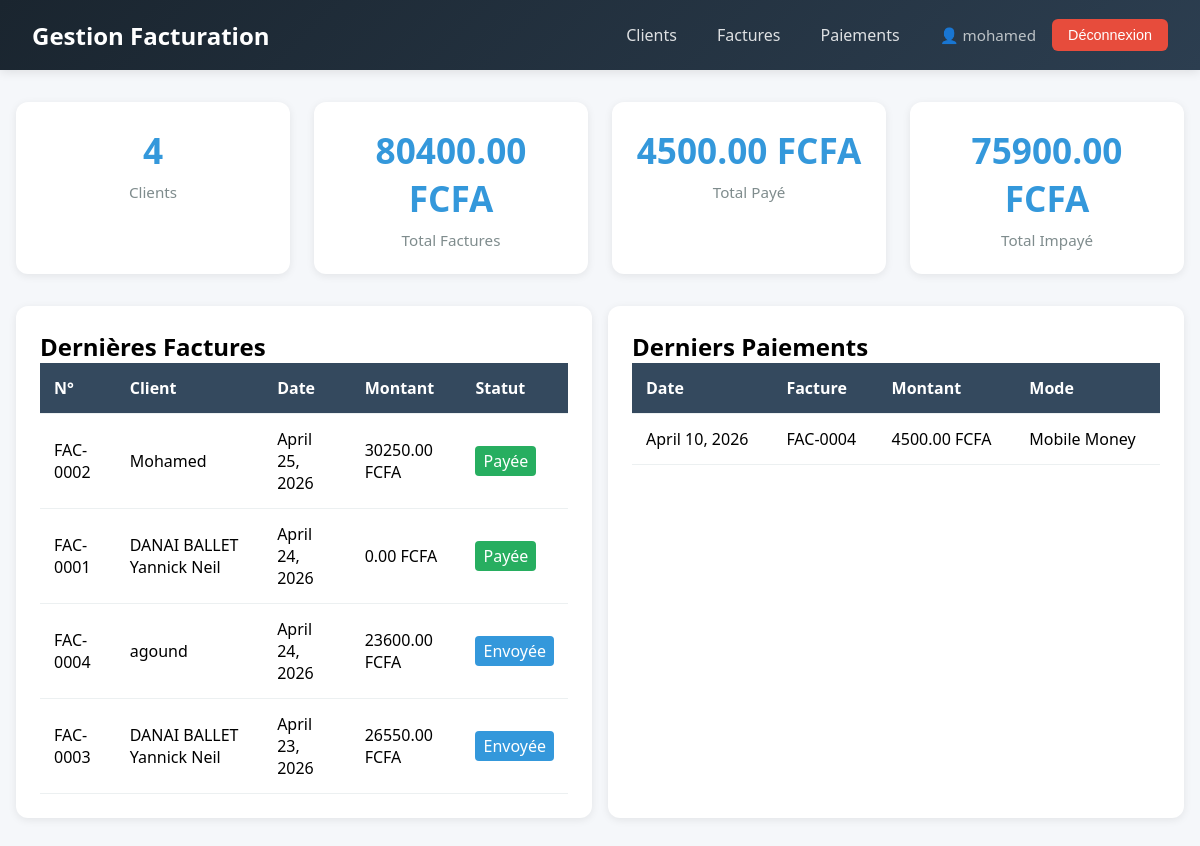
The app's page / (signed in), older data.
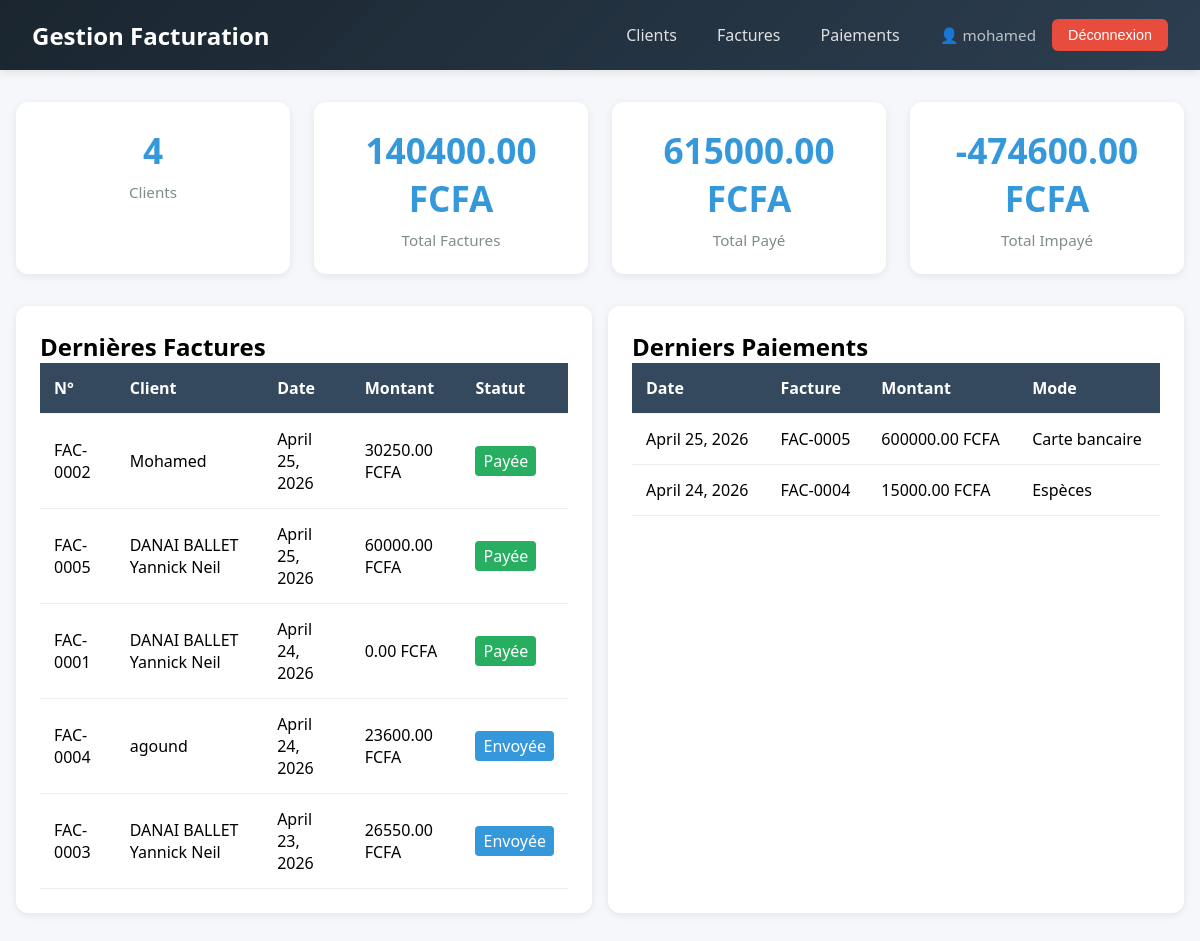
The same page, newer data.
### factures/models.py (models this page shows, shortened)
class Facture(models.Model):
    STATUTS = [
        ('brouillon', 'Brouillon'),
        ('envoyee',   'Envoyée'),
        ('payee',     'Payée'),
    ]
    client        = models.ForeignKey(Client, on_delete=models.CASCADE)
    date          = models.DateField()
    statut        = models.CharField(max_length=20, choices=STATUTS, default='brouillon')
    montant_ht    = models.DecimalField(max_digits=12, decimal_places=2, default=0)
    taux_tva      = models.DecimalField(max_digits=5,  decimal_places=2, default=18)
    montant_tva   = models.DecimalField(max_digits=12, decimal_places=2, default=0)
    montant_total = models.DecimalField(max_digits=12, decimal_places=2, default=0)
    @property
    def solde_restant(self):
        total_paye = sum(p.montant for p in self.paiement_set.all())
        return self.montant_total - total_paye

### clients/models.py (models this page shows, shortened)
class Client(models.Model):
    nom       = models.CharField(max_length=200)
    email     = models.EmailField(unique=True)
    telephone = models.CharField(max_length=20, blank=True)
    adresse   = models.TextField(blank=True)

### paiements/models.py (models this page shows, shortened)
class Paiement(models.Model):
    MODES = [
        ('especes',  'Espèces'),
        ('virement', 'Virement'),
        ('cheque',   'Chèque'),
        ('mobile',   'Mobile Money'),
        ('carte',    'Carte bancaire'),
    ]
    facture = models.ForeignKey(Facture, on_delete=models.CASCADE)
    montant = models.DecimalField(max_digits=12, decimal_places=2)
    date    = models.DateField()
    mode    = models.CharField(max_length=20, choices=MODES)

### config/urls.py (the view)
# urls.py: path('',           dashboard,                       name='dashboard'),
@login_required
def dashboard(request):
    factures  = Facture.objects.select_related('client').all()
    paiements = Paiement.objects.all()
    return render(request, 'dashboard.html', {
        'total_facture':      sum(f.montant_total for f in factures),
        'total_paye':         sum(p.montant for p in paiements),
        'total_impaye':       sum(f.solde_restant for f in factures),
        'nb_clients':         Client.objects.count(),
        'dernieres_factures': factures.order_by('-date')[:5],
        'derniers_paiements': paiements.order_by('-date')[:5],
    })

### templates/dashboard.html (shortened to what this page needs)
{% extends 'base.html' %}
{% block content %}
<div class="stats">
    <div class="stat-card">
        <h3>{{ nb_clients }}</h3>
        <p>Clients</p>
    </div>
    <div class="stat-card">
        <h3>{{ total_facture }} FCFA</h3>
        <p>Total Factures</p>
    </div>
    <div class="stat-card">
        <h3>{{ total_paye }} FCFA</h3>
        <p>Total Payé</p>
    </div>
    <div class="stat-card">
        <h3>{{ total_impaye }} FCFA</h3>
        <p>Total Impayé</p>
    </div>
</div>
<div style="display: grid; grid-template-columns: repeat(2, 1fr); gap: 1rem;">
    <div class="card">
        <h2>Dernières Factures</h2>
        <table>
            <thead>
                <tr>
                    <th>N°</th>
                    <th>Client</th>
                    <th>Date</th>
                    <th>Montant</th>
                    <th>Statut</th>
                </tr>
            </thead>
            <tbody>
                {% for facture in dernieres_factures %}
                <tr>
                    <td>FAC-{{ facture.pk|stringformat:"04d" }}</td>
                    <td>{{ facture.client.nom }}</td>
                    <td>{{ facture.date }}</td>
                    <td>{{ facture.montant_total }} FCFA</td>
                    <td>
                        <span style="padding: 0.25rem 0.5rem; border-radius: 4px;
                            {% if facture.statut == 'payee' %}background: #27ae60; color: white;
                            {% elif facture.statut == 'envoyee' %}background: #3498db; color: white;
                            {% else %}background: #95a5a6; color: white;{% endif %}">
                            {{ facture.get_statut_display }}
                        </span>
                    </td>
                </tr>
                {% empty %}
                <tr>
                    <td colspan="5" style="text-align: center;">Aucune facture</td>
                </tr>
                {% endfor %}
            </tbody>
        </table>
    </div>
    <div class="card">
        <h2>Derniers Paiements</h2>
        <table>
            <thead>
                <tr>
                    <th>Date</th>
                    <th>Facture</th>
                    <th>Montant</th>
                    <th>Mode</th>
                </tr>
            </thead>
            <tbody>
                {% for paiement in derniers_paiements %}
                <tr>
                    <td>{{ paiement.date }}</td>
                    <td>FAC-{{ paiement.facture.pk|stringformat:"04d" }}</td>
                    <td>{{ paiement.montant }} FCFA</td>
                    <td>{{ paiement.get_mode_display }}</td>
                </tr>
                {% empty %}
                <tr>
                    <td colspan="4" style="text-align: center;">Aucun paiement</td>
                </tr>
                {% endfor %}
            </tbody>
        </table>
    </div>
</div>
{% endblock %}

### templates/base.html (shortened to what this page needs)
<!DOCTYPE html>
<html lang="fr">
<head>
</head>
<body>
    <nav class="navbar">
        <div class="brand">Gestion Facturation</div>
        <div class="nav-links">
            <a href="{% url 'client_list' %}">Clients</a>
            <a href="{% url 'facture_list' %}">Factures</a>
            <a href="{% url 'paiement_list' %}">Paiements</a>
            <div class="user-info">
                {% if user.is_authenticated %}
                    <span class="user-name">👤 {{ user.username }}</span>
                    <form method="post" action="{% url 'logout' %}" style="display:inline;">
                        <button type="submit" class="btn-logout">
                            Déconnexion
                        </button>
                    </form>
                {% else %}
                    <a href="{% url 'login' %}" class="btn-login">Connexion</a>
                {% endif %}
            </div>
        </div>
    </nav>
    <div class="container">
        {% block content %}{% endblock %}
    </div>
</body>
</html>

### templates/base.html (style rules this page uses)
* { margin: 0; padding: 0; box-sizing: border-box; }
body { font-family: 'Segoe UI', Arial, sans-serif; background: #f5f7fa; }
.navbar { background: linear-gradient(135deg, #1a252f 0%, #2c3e50 100%); padding: 1rem 2rem; display: flex; justify-content: space-between; align-items: center; box-shadow: 0 2px 10px rgba(0,0,0,0.1); }
.navbar .brand { font-size: 1.5rem; font-weight: bold; color: white; }
.navbar .nav-links { display: flex; align-items: center; gap: 0.5rem; }
.navbar a { color: rgba(255,255,255,0.85); text-decoration: none; padding: 0.5rem 1rem; border-radius: 6px; transition: all 0.3s ease; font-weight: 500; }
.user-info { display: flex; align-items: center; gap: 1rem; margin-left: 1rem; }
.user-name { color: #bdc3c7; font-size: 0.95rem; }
.btn-logout { background: #e74c3c; color: white; border: none; padding: 0.5rem 1rem; border-radius: 6px; cursor: pointer; font-size: 0.9rem; font-weight: 500; display: inline-flex; align-items: center; gap: 0.5rem; transition: all 0.3s ease; text-decoration: none; }
.container { max-width: 1200px; margin: 2rem auto; padding: 0 1rem; }
.card { background: white; border-radius: 12px; padding: 1.5rem; margin-bottom: 1.5rem; box-shadow: 0 2px 8px rgba(0,0,0,0.08); }
table { width: 100%; border-collapse: collapse; }
th, td { padding: 14px; text-align: left; border-bottom: 1px solid #ecf0f1; }
th { background: #34495e; color: white; font-weight: 600; }
.stats { display: grid; grid-template-columns: repeat(auto-fit, minmax(220px, 1fr)); gap: 1.5rem; margin-bottom: 2rem; }
.stat-card { background: white; padding: 1.5rem; border-radius: 12px; text-align: center; box-shadow: 0 2px 8px rgba(0,0,0,0.08); }
.stat-card h3 { font-size: 2.2rem; color: #3498db; margin-bottom: 0.5rem; }
.stat-card p { color: #7f8c8d; font-size: 0.95rem; }

Row changes from the older to the newer data that the page shows:
removed Paiement: date "April 10, 2026", facture.pk "0004", montant "4500.00", mode "Mobile Money"
added Facture: pk "0005", client.nom "DANAI BALLET Yannick Neil", date "April 25, 2026", montant_total "60000.00", statut "Payée"
added Paiement: date "April 25, 2026", facture.pk "0005", montant "600000.00", mode "Carte bancaire"
added Paiement: date "April 24, 2026", facture.pk "0004", montant "15000.00", mode "Espèces"
Text that changed along with them:
{{ total_facture }}: "80400.00" → "140400.00"
{{ total_paye }}: "4500.00" → "615000.00"
{{ total_impaye }}: "75900.00" → "-474600.00"
